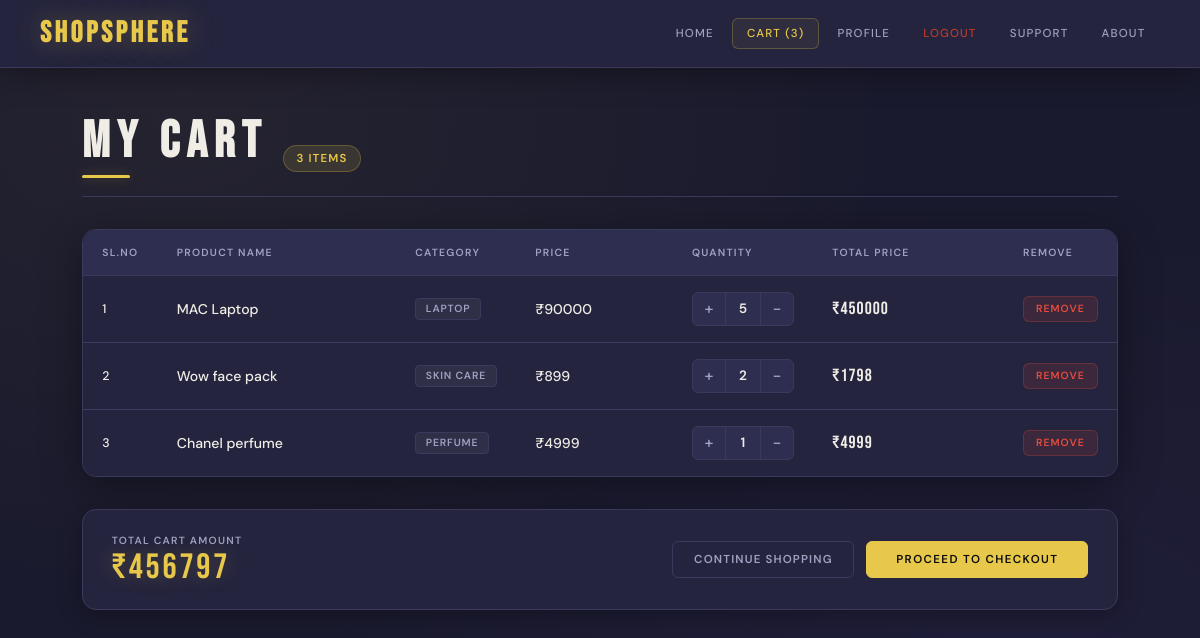
The app's page /cart/ (signed in) with its own data.
### base/models.py (models this page shows)
class CartModel(models.Model):
    pname = models.CharField(max_length=100)
    price = models.IntegerField()
    pcategory = models.CharField(max_length=100)
    quantity = models.IntegerField()
    totalprice = models.IntegerField()
    host = models.ForeignKey(User,on_delete=models.CASCADE)

### base/views.py (the view)
# urls.py: path('cart/',cart,name='cart'),
def cart(request):
    cartproducts_count = CartModel.objects.filter(host = request.user).count()
    TA = 0
    cartproducts = CartModel.objects.filter(host = request.user)
    for i in cartproducts:
        TA+=i.totalprice
    return render(request,'cart.html',{'cartproducts':cartproducts,'TA': TA,'cartproduct_count':cartproducts_count})

### base/templates/cart.html
{% extends 'main.html' %}
{% load static %}
{% block style %}
<link rel="stylesheet" href="{% static 'cart.css' %}">
{% endblock %}
{% block content %}
<div class="cart-wrapper">
  <div class="cart-header">
    <h1 class="cart-title">MY CART</h1>
    <span class="cart-count">{{ cartproducts|length }} item{{ cartproducts|length|pluralize }}</span>
  </div>
  <div class="cart-table-wrap">
    <table class="cart-table">
      <thead>
        <tr>
          <th>Sl.No</th>
          <th>Product Name</th>
          <th>Category</th>
          <th>Price</th>
          <th>Quantity</th>
          <th>Total Price</th>
          <th>Remove</th>
        </tr>
      </thead>
      <tbody>
        {% for i in cartproducts %}
        <tr class="cart-row">
          <td class="td-sl">{{ forloop.counter }}</td>
          <td class="td-name">{{ i.pname }}</td>
          <td class="td-category">
            <span class="category-badge">{{ i.pcategory }}</span>
          </td>
          <td class="td-price">₹{{ i.price }}</td>
          <td class="td-quantity">
            <div class="quantity-control">
              <a href="{% url 'increment' i.id %}" class="qty-btn qty-inc">+</a>
              <span class="qty-value">{{ i.quantity }}</span>
              <a href="{% url 'decrement' i.id %}" class="qty-btn qty-dec">−</a>
            </div>
          </td>
          <td class="td-total">₹{{ i.totalprice }}</td>
          <td class="td-remove">
            <a href="{% url 'remove' i.id %}" class="btn-remove">REMOVE</a>
          </td>
        </tr>
        {% endfor %}
      </tbody>
    </table>
  </div>
  <div class="cart-footer">
    <div class="cart-total-wrap">
      <span class="cart-total-label">TOTAL CART AMOUNT</span>
      <span class="cart-total-amount">₹{{ TA }}</span>
    </div>
    <div class="cart-footer-actions">
      <a href="{% url 'home' %}" class="btn-continue">CONTINUE SHOPPING</a>
      <button class="btn-checkout">PROCEED TO CHECKOUT</button>
    </div>
  </div>
</div>
{% endblock %}

### static/css/style.css (style rules this page uses)
:root { --bg: #0d0d0d; --surface: #161616; --border: #2a2a2a; --accent: #e8c84a; --accent-dim: rgba(232, 200, 74, 0.12); --text: #f0ede6; --text-muted: #888; --radius: 6px; --transition: 0.22s cubic-bezier(0.4, 0, 0.2, 1); }
* { margin: 0; padding: 0; box-sizing: border-box; }
body { background: var(--bg); font-family: 'DM Sans', sans-serif; }

### records on screen
CartModel: pname "MAC Laptop", pcategory "LAPTOP", price "90000", quantity "5", totalprice "450000"
CartModel: pname "Wow face pack", pcategory "SKIN CARE", price "899", quantity "2", totalprice "1798"
CartModel: pname "Chanel perfume", pcategory "PERFUME", price "4999", quantity "1", totalprice "4999"

### other values on screen
{{ cartproduct_count }} "3"
{{ cartproducts|length }} "3"
{{ TA }} "456797"
